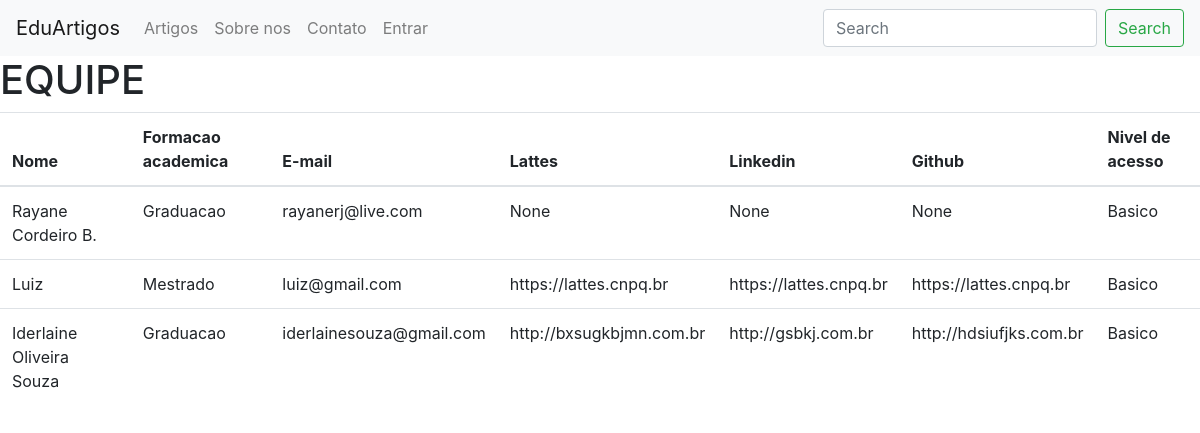
Page /equipe/ on the committed database.
### equipe/models.py (models this page shows, shortened)
class Equipe(models.Model):
    nome = models.CharField(max_length=200)
    fa = (
        ("G", "Graduacao"),
        ("M", "Mestrado"),
        ("D", "Doutorado"),
    )
    formacao_academica = models.CharField(max_length=30, choices=fa, default="G")
    na = (
        ("Adm", "Administrador"),
        ("Basic", "Basico"),
    )
    nivel_acesso = models.CharField(max_length=30, choices=na, default="Basic")
    email = models.EmailField(max_length=100, null=True, blank=True)
    registro_criado = models.DateTimeField(auto_now_add=True)
    registro_atualizado = models.DateTimeField(auto_now=True)
    lattes = models.URLField(max_length=200, null=True, blank=True)
    linkedin = models.URLField(max_length=200, null=True, blank=True)
    github = models.URLField(max_length=200, null=True, blank=True)

### equipe/views.py (the view)
# urls.py: path('', views.index, name='index'),
def index(request):
    equipe = Equipe.objects.all()
    context = {
        'lista': equipe
    }
    return render(request, 'equipe.html', context)

### equipe/templates/equipe.html
{% extends 'base.html' %}
{% block content %}
    <h1> EQUIPE </h1>
    <table class="table">
  <thead>
    <tr>
      <th scope="col">Nome</th>
      <th scope="col">Formacao academica</th>
      <th scope="col">E-mail</th>
      <th scope="col">Lattes</th>
      <th scope="col">Linkedin</th>
      <th scope="col">Github</th>
      <th scope="col">Nivel de acesso</th>
    </tr>
  </thead>
  <tbody>
    {% for e in lista %}
    <tr>
      <td>{{ e.nome }}</td>
      <td>{{ e.get_formacao_academica_display }}</td>
      <td>{{ e.email }}  </td>
      <td> {{ e.lattes }} </td>
      <td> {{ e.linkedin }} </td>
      <td> {{ e.github }} </td>
      <td>{{ e.get_nivel_acesso_display }} </td>
    </tr>
    {% endfor %}
  </tbody>
</table>
{% endblock %}

### templates/base.html (shortened to what this page needs)
<!doctype html>
<html lang="pt-br">
  <head>
    <link rel="stylesheet" href="https://cdn.jsdelivr.net/npm/bootstrap@4.4.1/dist/css/bootstrap.min.css">
    <link rel="stylesheet" href="https://cdn.jsdelivr.net/gh/jpswalsh/academicons/css/academicons.min.css">
  </head>
  <body>
    {% include 'navbar.html' %}
    {% block content %}
    {% endblock %}
  </body>
</html>

### templates/navbar.html (shortened to what this page needs)
<nav class="navbar navbar-expand-lg navbar-light bg-light">
    <a class="navbar-brand" href="#">EduArtigos</a>
    <div class="collapse navbar-collapse" id="navbarSupportedContent">
      <ul class="navbar-nav mr-auto">
          <a class="nav-link" href="#"> <span> Artigos </span></a>
          <a class="nav-link" href="#"> <span> Sobre nos </span></a>
          <a class="nav-link" href="#"> <span> Contato </span></a>
        <li class="nav-item">
          <a class="nav-link" href="#"> <span> Entrar </span></a>
        </li>
      </ul>
      <form class="form-inline my-2 my-lg-0">
        <input class="form-control mr-sm-2" type="search" placeholder="Search" aria-label="Search">
        <button class="btn btn-outline-success my-2 my-sm-0" type="submit">Search</button>
      </form>
    </div>
  </nav>

### rows in the picture
Equipe: nome "Rayane Cordeiro B.", formacao_academica "Graduacao", email "rayanerj@live.com", lattes "None", linkedin "None", github "None", nivel_acesso "Basico"
Equipe: nome "Luiz", formacao_academica "Mestrado", email "luiz@gmail.com", lattes "https://lattes.cnpq.br", linkedin "https://lattes.cnpq.br", github "https://lattes.cnpq.br", nivel_acesso "Basico"
Equipe: nome "Iderlaine Oliveira Souza", formacao_academica "Graduacao", email "iderlainesouza@gmail.com", lattes "http://bxsugkbjmn.com.br", linkedin "http://gsbkj.com.br", github "http://hdsiufjks.com.br", nivel_acesso "Basico"
